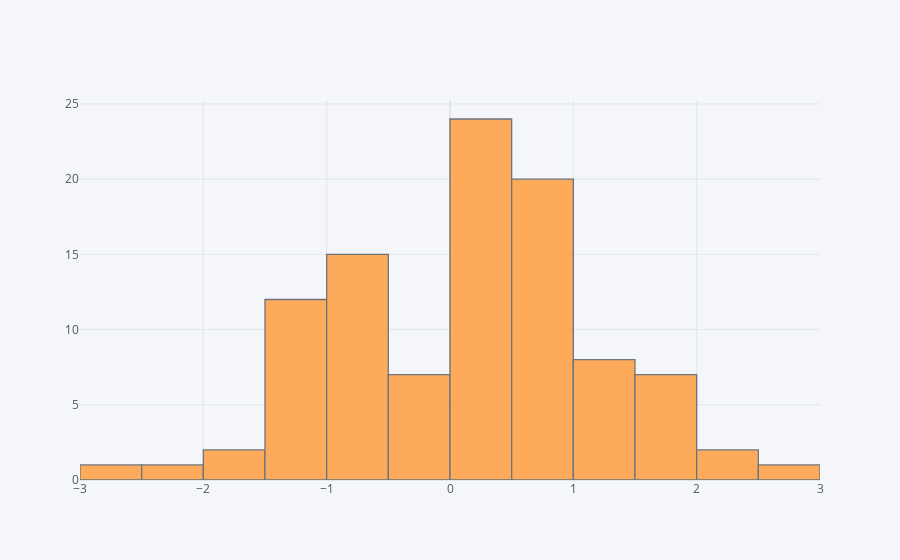

Here is the notebook cell this chart was saved with:
### Markdown cell above
## histogram

### Code cell
df['A'].iplot(kind='hist',bins=25)

### Figure 1 — Plotly figure (JSON) as saved in the notebook; plotly's stock layout.template omitted (floating-point values rounded to 4 significant figures)
{"data": [{"opacity": 0.8, "name": "A", "histnorm": "", "nbinsx": 25, "histfunc": "count", "marker": {"color": "rgba(255, 153, 51, 1.0)", "line": {"color": "#4D5663", "width": 1.3}}, "x": [0.3878, 0.03849, 1.243, 0.5843, -1.121, 1.73, 0.06108, 0.9263, -0.8757, 0.796, 0.8013, -0.7714, -0.3861, 0.1423, 1.534, -0.5223, 1.277, -1.909, -0.5456, -0.9673, 0.1837, 0.832, -0.6924, 0.1302, -0.5742, -1.346, -0.4126, 1.103, 1.045, 0.9472, 0.01144, 0.3925, -0.7437, 0.5607, 0.6965, -0.7934, 0.5824, -2.282, 0.7125, -0.6883, 1.699, 2.857, 0.006333, 0.4435, 0.09897, 0.8038, 1.533, -0.499, 0.2165, -0.4096, 0.8017, -0.6905, 2.087, 1.475, -0.9196, 0.2725, 0.7685, -0.6371, -0.3971, 1.949, -2.878, -1.188, 0.9114, 0.7245, 0.3218, 0.6136, 0.2577, -1.061, 0.2976, 0.4552, -0.5795, 0.5763, -1.666, 1.039, 0.1411, 1.128, 2.349, -1.42, -1.134, 0.6552, 1.562, -1.009, -1.126, -1.239, 1.636, 0.3667, -0.3433, -1.043, 0.8819, 0.1751, 0.1248, 0.5519, 0.05791, 0.2864, -1.47, -0.5356, 1.414, -1.173, -0.3938, 0.1939], "type": "histogram", "orientation": "v"}], "layout": {"xaxis": {"tickfont": {"color": "#4D5663"}, "zerolinecolor": "#E1E5ED", "title": {"text": "", "font": {"color": "#4D5663"}}, "gridcolor": "#E1E5ED", "showgrid": true}, "title": {"font": {"color": "#4D5663"}}, "paper_bgcolor": "#F5F6F9", "plot_bgcolor": "#F5F6F9", "yaxis": {"tickfont": {"color": "#4D5663"}, "zerolinecolor": "#E1E5ED", "title": {"text": "", "font": {"color": "#4D5663"}}, "gridcolor": "#E1E5ED", "showgrid": true}, "barmode": "overlay", "legend": {"bgcolor": "#F5F6F9", "font": {"color": "#4D5663"}}}}
